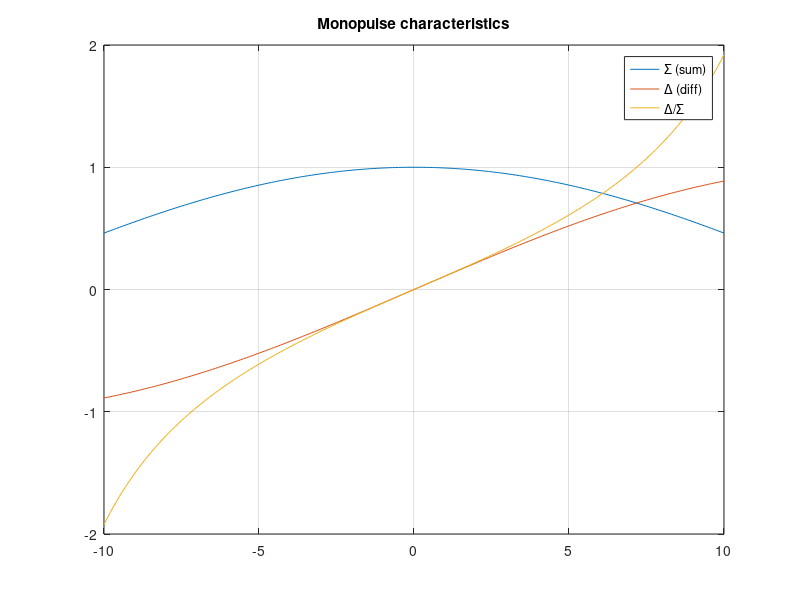

Write MATLAB code to recreate this figure.
% Моноимпульсный пеленгатор
% Σ/Δ диаграммы и пеленгационная характеристика

thetaT = 3;
theta = -10:0.1:10;
sig = cos(pi*2*sind(theta));
dif = sin(pi*2*sind(theta));
mono = dif ./ max(1e-9, sig);
figure;
plot(theta, sig, theta, dif, theta, mono);
legend('Σ (sum)', 'Δ (diff)', 'Δ/Σ');
title('Monopulse characteristics'); grid on;

%{
@play
{
 "title": "Моноимпульсный пеленгатор",
 "groups": [
  {
   "name": "Цель",
   "controls": [
    {
     "var": "thetaT",
     "label": "Цель θ",
     "min": -10,
     "max": 10,
     "step": 1,
     "default": 3
    }
   ]
  }
 ]
}
%}
